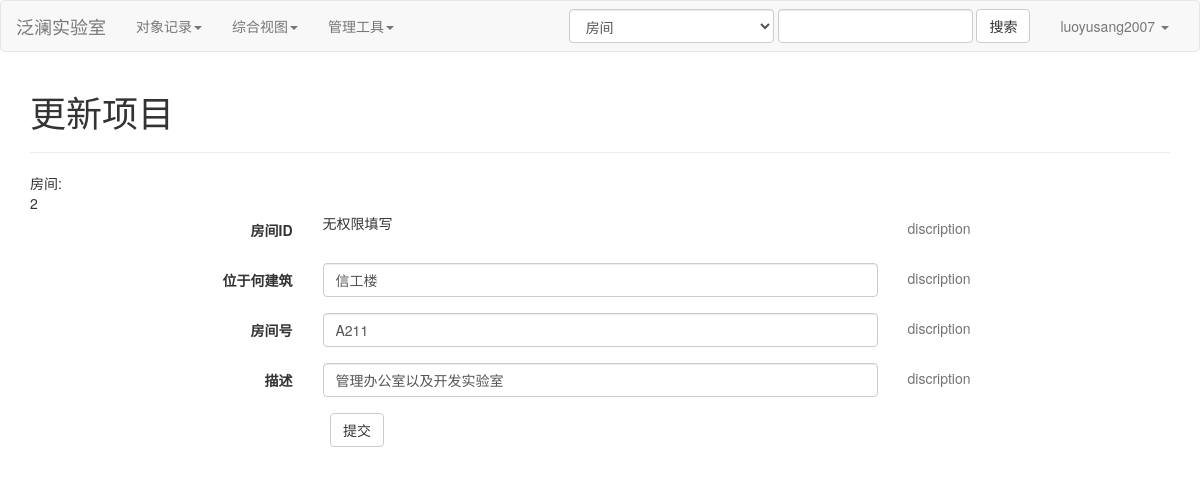
Screenshot of /tmplt_based_ui/target_update_form?id=2&b_name=o_rooms with the database file from the repository.
### tables this page shows
CREATE TABLE "o_persons" (
  "person_id" INTEGER NOT NULL PRIMARY KEY AUTOINCREMENT,
  "username",
  "password",
  "type" TEXT,
  "title",
  "auth_role" TEXT DEFAULT app_user,
  "name" TEXT,
  "school_card_number" TEXT,
  "cell_number" TEXT,
  "email",
  "qq_number",
  "status" INTEGER,
  UNIQUE ("username" ASC)
);

CREATE TABLE o_rooms (room_id INTEGER PRIMARY KEY AUTOINCREMENT, building, room_code TEXT, discription);

### bp_tmplt_based_ui.py (the view)
@tmplt_based_ui.route("/target_update_form", methods=["GET"])
def t_base_target_update_form():
    logined_person_id = session.get("logined_person_id")
    user_info_dict = get_user_info_dict(logined_person_id)
    db = get_db()
    cur = db.cursor()
    b_name = request.args.get("b_name")  # business name
    tar_id = request.args.get("id")  # target id
    bsns_table_dict = bsnses.getFomatdDict(b_name)
    query_sql_str = bsnses.createQuerySQL(
        b_name, read_auth_role="tourist", filters_list=[], id=tar_id
    )
    query_result = cur.execute(query_sql_str).fetchall()
    cur.close()
    return render_template(
        "target_update_form.htm",
        user_info_dict=user_info_dict,
        bsns_table_dict=bsns_table_dict,
        query_result=query_result,
    )

### app_globals.py (called while the page is built)
def get_db():
    db = getattr(g, "_database", None)
    if db is None:
        db = g._database = sqlite3.connect(DATABASE)
        def make_dicts(cursor, row):
            return dict(
                (cursor.description[idx][0], value) for idx, value in enumerate(row)
            )
        db.row_factory = make_dicts
    return db

def get_user_info_dict(person_id):
    if person_id == 0:
        return {"logined": False}
    else:
        db = get_db()
        cur = db.cursor()
        query_sql_str = bsnses.createQuerySQL(
            "o_persons", read_auth_role="admin", filters_list=[], id=person_id
        )
        query_result = cur.execute(query_sql_str).fetchall()
        cur.close()
        query_result[0]["logined"] = True
        return query_result[0]

### finedb/data_frame.py (called while the page is built)
    def getFomatdDict(self, t_name=None):
        if t_name:
            return self.formatted_dict[t_name]
        else:
            return self.formatted_dict

### main.py (called while the page is built)
@app.teardown_appcontext
def close_connection(exception):
    db = getattr(g, "_database", None)
    if db is not None:
        db.close()

### templates/target_update_form.htm (shortened to what this page needs)
{% extends 'base/base.htm' %}
{% block main %}
<div class="container" style = "overflow-x:auto;">
    <h1>更新项目</h1>
    <hr>
    <div>{{bsns_table_dict['$DISP_name']['ZH']}}:</div>
    {% set row = query_result[0] %}
    <form class="form-horizontal"  role="form" id = "main_form">
            {{row[bsns_table_dict['$PMKY']]}}
            {% for key, val in bsns_table_dict['$COLU'].items() %}
            <div class="form-group">
                <label class="control-label col-sm-12 col-md-3" >
                    {{ val['$DISP_name']['ZH'] }}
                </label>
                <div class="controls col-sm-12 col-md-6">
                    {% if val['$AUTH_write'][user_info_dict['auth_role']] %}
                        {% if val.get("$GENL_input_type") == 'select' %}
                        <select class="form-control" name = "{{ val['$CLNM'] }}" >
                            {% for disp_key, disp_val in val['$DISP_displacer'].items() %}
                                {% if disp_key == row[key] %}
                                <option value = "{{disp_key}}" selected >{{disp_val}}</option>
                                {% else %}
                                <option value = "{{disp_key}}" >{{disp_val}}</option>
                                {% endif %}
                            {% endfor %}
                        </select>
                        {% elif val.get("$GENL_input_type") == 'textarea' %}
                        <textarea class="form-control" rows="10" name = "{{ val['$CLNM'] }}">{{row[key]}}</textarea>
                        {% else %}
                        <input type="text" placeholder="" class="form-control" name = "{{ val['$CLNM'] }}" value = "{{row[key]}}">
                        {% endif %}
                    {% else %}
                        无权限填写
                    {% endif %}
                </div>
                <p class = "help-block col-sm-12 col-md-3">
                    discription
                </p>
            </div>
            {% endfor %}
            <div class="col-md-9 col-md-offset-3">
                <button type="button" class="btn btn-default" id = "submit_button" class="form-control">提交</button>
            </div>
            <div id = "message_div">&nbsp;</div>
        </form>
</div>
{% endblock %}

### templates/base/include/nav.htm (shortened to what this page needs)
    <nav class="navbar navbar-default">
        <div class="container-fluid">
            <div class="navbar-header">
                <a class="navbar-brand" href="/">{{config['G_AppName']}}</a>
            </div>
            <div class="collapse navbar-collapse" id="bs-example-navbar-collapse-1">
                <ul class="nav navbar-nav">
                    <li class="dropdown">
                        <a href="#" class="dropdown-toggle" data-toggle="dropdown"
                            role="button" aria-haspopup="true" aria-expanded="false">对象记录<span class="caret"></span></a>
                    </li>
                    <li class="dropdown">
                        <a href="#" class="dropdown-toggle" data-toggle="dropdown"
                           role="button" aria-haspopup="true" aria-expanded="false">综合视图<span class="caret"></span></a>
                    </li>
                    <li class="dropdown">
                        <a href="#" class="dropdown-toggle" data-toggle="dropdown"
                           role="button" aria-haspopup="true" aria-expanded="false">管理工具<span class="caret"></span></a>
                    </li>
                </ul>
                <ul class="nav navbar-nav navbar-right">
                    <li class="dropdown">
                        <a href="#" class="dropdown-toggle" data-toggle="dropdown" role="button" aria-haspopup="true" aria-expanded="false">
                            {% if user_info_dict['logined'] == True%}
                                {{user_info_dict['username']}}
                            {% else %}
                                未登录
                            {% endif %}
                            <span class="caret"></span>
                        </a>
                    </li>
                </ul>
                <form class="navbar-form navbar-right" action="/tmplt_based_ui/search" method="get">
                            <select class = "form-control" name = b_name>
                                {%  for key, val in config['G_bsnses_dict'].items() %}
                                    <option value = "{{key}}">{{val['$DISP_name']['ZH']}}</option>
                                {% endfor %}
                            </select>
                            <input type="text" class="form-control" name = "search_key_word">
                            <button class="btn btn-default" >搜索</button>
                </form>
            </div>
        </div>
    </nav>

### rows the page displays
o_persons: username "luoyusang2007"
o_rooms: room_id "2", building "信工楼" "A211" "管理办公室以及开发实验室"

### other values shown
{{ config['G_AppName'] }} "泛澜实验室"
{{ bsns_table_dict['$DISP_name']['ZH'] }} "房间"
{{ val['$DISP_name']['ZH'] }} "房间ID" "位于何建筑" "房间号" "描述"
form field b_name "房间"
